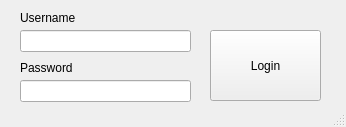
<?xml version="1.0" encoding="UTF-8"?>
<ui version="4.0">
 <class>login_view</class>
 <widget class="QMainWindow" name="login_view">
  <property name="geometry">
   <rect>
    <x>0</x>
    <y>0</y>
    <width>346</width>
    <height>127</height>
   </rect>
  </property>
  <property name="sizePolicy">
   <sizepolicy hsizetype="Fixed" vsizetype="Fixed">
    <horstretch>0</horstretch>
    <verstretch>0</verstretch>
   </sizepolicy>
  </property>
  <property name="windowTitle">
   <string>Login page</string>
  </property>
  <widget class="QWidget" name="centralwidget">
   <widget class="QLineEdit" name="username_lineEdit">
    <property name="geometry">
     <rect>
      <x>20</x>
      <y>30</y>
      <width>171</width>
      <height>22</height>
     </rect>
    </property>
   </widget>
   <widget class="QLineEdit" name="password_lineEdit">
    <property name="geometry">
     <rect>
      <x>20</x>
      <y>80</y>
      <width>171</width>
      <height>22</height>
     </rect>
    </property>
   </widget>
   <widget class="QLabel" name="username_label">
    <property name="geometry">
     <rect>
      <x>20</x>
      <y>10</y>
      <width>61</width>
      <height>16</height>
     </rect>
    </property>
    <property name="text">
     <string>Username</string>
    </property>
   </widget>
   <widget class="QLabel" name="password_label">
    <property name="geometry">
     <rect>
      <x>20</x>
      <y>60</y>
      <width>61</width>
      <height>16</height>
     </rect>
    </property>
    <property name="text">
     <string>Password</string>
    </property>
   </widget>
   <widget class="QPushButton" name="login_button">
    <property name="geometry">
     <rect>
      <x>210</x>
      <y>30</y>
      <width>111</width>
      <height>71</height>
     </rect>
    </property>
    <property name="text">
     <string>Login</string>
    </property>
   </widget>
  </widget>
  <widget class="QStatusBar" name="statusbar"/>
 </widget>
 <resources/>
 <connections/>
</ui>
